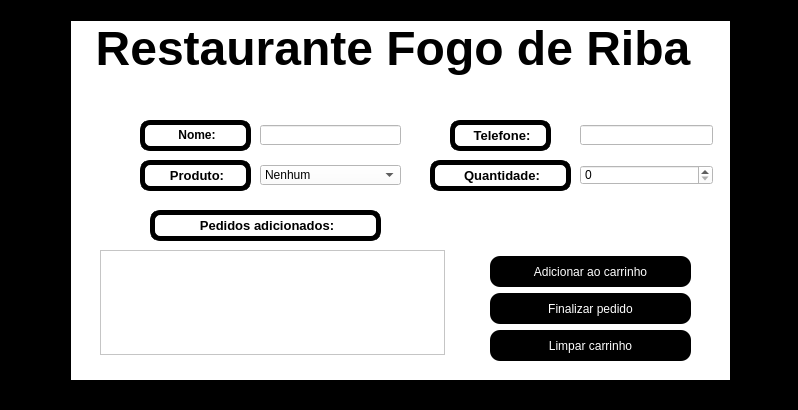
<?xml version="1.0" encoding="UTF-8"?>
<ui version="4.0">
 <class>MainWindow</class>
 <widget class="QMainWindow" name="MainWindow">
  <property name="geometry">
   <rect>
    <x>0</x>
    <y>0</y>
    <width>798</width>
    <height>410</height>
   </rect>
  </property>
  <property name="windowTitle">
   <string>MainWindow</string>
  </property>
  <property name="styleSheet">
   <string notr="true">background-color: rgb(255, 255, 255);</string>
  </property>
  <widget class="QWidget" name="centralwidget">
   <widget class="QLabel" name="label_titulo">
    <property name="geometry">
     <rect>
      <x>80</x>
      <y>20</y>
      <width>626</width>
      <height>58</height>
     </rect>
    </property>
    <property name="styleSheet">
     <string notr="true">background-color: transparent;
color: rgb(0, 0, 0);</string>
    </property>
    <property name="text">
     <string>&lt;html&gt;&lt;head/&gt;&lt;body&gt;&lt;p align=&quot;center&quot;&gt;&lt;span style=&quot; font-size:36pt; font-weight:600;&quot;&gt;Restaurante Fogo de Riba&lt;/span&gt;&lt;/p&gt;&lt;/body&gt;&lt;/html&gt;</string>
    </property>
   </widget>
   <widget class="QLabel" name="label_cliente">
    <property name="geometry">
     <rect>
      <x>140</x>
      <y>120</y>
      <width>111</width>
      <height>31</height>
     </rect>
    </property>
    <property name="styleSheet">
     <string notr="true">color: rgb(0, 0, 0);
font: 10pt &quot;Ravie&quot;;
border-radius: 10px;
border-style: solid;
border-width: 5px;
border-color: rgb(0, 0, 0);</string>
    </property>
    <property name="text">
     <string>&lt;html&gt;&lt;head/&gt;&lt;body&gt;&lt;p align=&quot;center&quot;&gt;&lt;span style=&quot; font-weight:600;&quot;&gt;Nome:&lt;/span&gt;&lt;/p&gt;&lt;/body&gt;&lt;/html&gt;</string>
    </property>
   </widget>
   <widget class="QLineEdit" name="lineEdit_cliente">
    <property name="geometry">
     <rect>
      <x>260</x>
      <y>125</y>
      <width>141</width>
      <height>20</height>
     </rect>
    </property>
    <property name="styleSheet">
     <string notr="true">background-color: rgb(255, 255, 255);</string>
    </property>
   </widget>
   <widget class="QLabel" name="label_pedido">
    <property name="geometry">
     <rect>
      <x>140</x>
      <y>160</y>
      <width>111</width>
      <height>31</height>
     </rect>
    </property>
    <property name="styleSheet">
     <string notr="true">color: rgb(0, 0, 0);
font: 8pt &quot;Ravie&quot;;
border-radius: 10px;
border-style: solid;
border-width: 5px;
border-color: rgb(0, 0, 0);</string>
    </property>
    <property name="text">
     <string>&lt;html&gt;&lt;head/&gt;&lt;body&gt;&lt;p align=&quot;center&quot;&gt;&lt;span style=&quot; font-size:10pt; font-weight:600;&quot;&gt;Produto:&lt;/span&gt;&lt;/p&gt;&lt;/body&gt;&lt;/html&gt;</string>
    </property>
   </widget>
   <widget class="QComboBox" name="comboBox_pedido">
    <property name="geometry">
     <rect>
      <x>260</x>
      <y>165</y>
      <width>141</width>
      <height>20</height>
     </rect>
    </property>
    <property name="styleSheet">
     <string notr="true">background-color: rgb(255, 255, 255);</string>
    </property>
    <item>
     <property name="text">
      <string>Nenhum</string>
     </property>
    </item>
   </widget>
   <widget class="QLabel" name="label_observacao">
    <property name="geometry">
     <rect>
      <x>150</x>
      <y>210</y>
      <width>231</width>
      <height>31</height>
     </rect>
    </property>
    <property name="styleSheet">
     <string notr="true">color: rgb(0, 0, 0);
font: 8pt &quot;Ravie&quot;;
border-radius: 10px;
border-style: solid;
border-width: 5px;
border-color: rgb(0, 0, 0);</string>
    </property>
    <property name="text">
     <string>&lt;html&gt;&lt;head/&gt;&lt;body&gt;&lt;p align=&quot;center&quot;&gt;&lt;span style=&quot; font-size:10pt; font-weight:600;&quot;&gt;Pedidos adicionados:&lt;/span&gt;&lt;/p&gt;&lt;/body&gt;&lt;/html&gt;</string>
    </property>
   </widget>
   <widget class="QTextEdit" name="textEdit_observacao">
    <property name="geometry">
     <rect>
      <x>100</x>
      <y>250</y>
      <width>345</width>
      <height>105</height>
     </rect>
    </property>
    <property name="styleSheet">
     <string notr="true">background-color: rgb(255, 255, 255);</string>
    </property>
    <property name="html">
     <string>&lt;!DOCTYPE HTML PUBLIC &quot;-//W3C//DTD HTML 4.0//EN&quot; &quot;http://www.w3.org/TR/REC-html40/strict.dtd&quot;&gt;
&lt;html&gt;&lt;head&gt;&lt;meta name=&quot;qrichtext&quot; content=&quot;1&quot; /&gt;&lt;style type=&quot;text/css&quot;&gt;
p, li { white-space: pre-wrap; }
&lt;/style&gt;&lt;/head&gt;&lt;body style=&quot; font-family:'MS Shell Dlg 2'; font-size:8.25pt; font-weight:400; font-style:normal;&quot;&gt;
&lt;p style=&quot;-qt-paragraph-type:empty; margin-top:0px; margin-bottom:0px; margin-left:0px; margin-right:0px; -qt-block-indent:0; text-indent:0px;&quot;&gt;&lt;br /&gt;&lt;/p&gt;&lt;/body&gt;&lt;/html&gt;</string>
    </property>
   </widget>
   <widget class="QPushButton" name="pushButton_concluir">
    <property name="geometry">
     <rect>
      <x>490</x>
      <y>256</y>
      <width>201</width>
      <height>31</height>
     </rect>
    </property>
    <property name="styleSheet">
     <string notr="true">color: rgb(255, 255, 255);
background-color: rgb(0, 0, 0);
font: 10pt &quot;Ravie&quot;;
border-radius: 10px;
</string>
    </property>
    <property name="text">
     <string>Adicionar ao carrinho</string>
    </property>
   </widget>
   <widget class="QPushButton" name="pushButton_cancelar">
    <property name="geometry">
     <rect>
      <x>490</x>
      <y>293</y>
      <width>201</width>
      <height>31</height>
     </rect>
    </property>
    <property name="styleSheet">
     <string notr="true">color: rgb(255, 255, 255);
background-color: rgb(0, 0, 0);
font: 10pt &quot;Ravie&quot;;
border-radius: 10px;
</string>
    </property>
    <property name="text">
     <string>Finalizar pedido</string>
    </property>
   </widget>
   <widget class="QPushButton" name="pushButton_retornar">
    <property name="geometry">
     <rect>
      <x>490</x>
      <y>330</y>
      <width>201</width>
      <height>31</height>
     </rect>
    </property>
    <property name="styleSheet">
     <string notr="true">color: rgb(255, 255, 255);
background-color: rgb(0, 0, 0);
font: 10pt &quot;Ravie&quot;;
border-radius: 10px;
</string>
    </property>
    <property name="text">
     <string>Limpar carrinho</string>
    </property>
   </widget>
   <widget class="QSpinBox" name="spinBox_quantidade">
    <property name="geometry">
     <rect>
      <x>580</x>
      <y>165</y>
      <width>133</width>
      <height>20</height>
     </rect>
    </property>
    <property name="styleSheet">
     <string notr="true">background-color: rgb(255, 255, 255);</string>
    </property>
   </widget>
   <widget class="QLabel" name="label">
    <property name="geometry">
     <rect>
      <x>430</x>
      <y>160</y>
      <width>141</width>
      <height>31</height>
     </rect>
    </property>
    <property name="styleSheet">
     <string notr="true">color: rgb(0, 0, 0);
font: 8pt &quot;Ravie&quot;;
border-radius: 10px;
border-style: solid;
border-width: 5px;
border-color: rgb(0, 0, 0);</string>
    </property>
    <property name="text">
     <string>&lt;html&gt;&lt;head/&gt;&lt;body&gt;&lt;p align=&quot;center&quot;&gt;&lt;span style=&quot; font-size:10pt; font-weight:600;&quot;&gt;Quantidade:&lt;/span&gt;&lt;/p&gt;&lt;/body&gt;&lt;/html&gt;</string>
    </property>
   </widget>
   <widget class="QLabel" name="label_2">
    <property name="geometry">
     <rect>
      <x>450</x>
      <y>120</y>
      <width>101</width>
      <height>31</height>
     </rect>
    </property>
    <property name="styleSheet">
     <string notr="true">color: rgb(0, 0, 0);
font: 8pt &quot;Ravie&quot;;
border-radius: 10px;
border-style: solid;
border-width: 5px;
border-color: rgb(0, 0, 0);</string>
    </property>
    <property name="text">
     <string>&lt;html&gt;&lt;head/&gt;&lt;body&gt;&lt;p align=&quot;center&quot;&gt;&lt;span style=&quot; font-size:10pt; font-weight:600;&quot;&gt;Telefone:&lt;/span&gt;&lt;/p&gt;&lt;/body&gt;&lt;/html&gt;</string>
    </property>
   </widget>
   <widget class="QLineEdit" name="lineEdit">
    <property name="geometry">
     <rect>
      <x>580</x>
      <y>125</y>
      <width>133</width>
      <height>20</height>
     </rect>
    </property>
   </widget>
   <widget class="QLabel" name="label_3">
    <property name="geometry">
     <rect>
      <x>0</x>
      <y>-30</y>
      <width>801</width>
      <height>471</height>
     </rect>
    </property>
    <property name="text">
     <string>&lt;html&gt;&lt;head/&gt;&lt;body&gt;&lt;p align=&quot;center&quot;&gt;&lt;img src=&quot;:/newPrefix/360_F_452075464_qcFXNOsDafAtnezS5iAfPPxrusr3spwO.jpg&quot;/&gt;&lt;/p&gt;&lt;/body&gt;&lt;/html&gt;</string>
    </property>
   </widget>
   <widget class="QLabel" name="label_4">
    <property name="geometry">
     <rect>
      <x>0</x>
      <y>380</y>
      <width>801</width>
      <height>31</height>
     </rect>
    </property>
    <property name="styleSheet">
     <string notr="true">background-color: rgb(0, 0, 0);</string>
    </property>
    <property name="text">
     <string/>
    </property>
   </widget>
   <widget class="QLabel" name="label_5">
    <property name="geometry">
     <rect>
      <x>0</x>
      <y>-10</y>
      <width>801</width>
      <height>31</height>
     </rect>
    </property>
    <property name="styleSheet">
     <string notr="true">background-color: rgb(0, 0, 0);</string>
    </property>
    <property name="text">
     <string/>
    </property>
   </widget>
   <widget class="QLabel" name="label_6">
    <property name="geometry">
     <rect>
      <x>0</x>
      <y>10</y>
      <width>71</width>
      <height>371</height>
     </rect>
    </property>
    <property name="styleSheet">
     <string notr="true">background-color: rgb(0, 0, 0);</string>
    </property>
    <property name="text">
     <string/>
    </property>
   </widget>
   <widget class="QLabel" name="label_7">
    <property name="geometry">
     <rect>
      <x>730</x>
      <y>20</y>
      <width>71</width>
      <height>361</height>
     </rect>
    </property>
    <property name="styleSheet">
     <string notr="true">background-color: rgb(0, 0, 0);</string>
    </property>
    <property name="text">
     <string/>
    </property>
   </widget>
   <zorder>label_3</zorder>
   <zorder>label_titulo</zorder>
   <zorder>label_cliente</zorder>
   <zorder>lineEdit_cliente</zorder>
   <zorder>label_pedido</zorder>
   <zorder>comboBox_pedido</zorder>
   <zorder>label_observacao</zorder>
   <zorder>textEdit_observacao</zorder>
   <zorder>pushButton_concluir</zorder>
   <zorder>pushButton_cancelar</zorder>
   <zorder>pushButton_retornar</zorder>
   <zorder>spinBox_quantidade</zorder>
   <zorder>label</zorder>
   <zorder>label_2</zorder>
   <zorder>lineEdit</zorder>
   <zorder>label_4</zorder>
   <zorder>label_5</zorder>
   <zorder>label_6</zorder>
   <zorder>label_7</zorder>
  </widget>
 </widget>
 <resources>
  <include location="Imagens/pictures.qrc"/>
 </resources>
 <connections/>
</ui>
